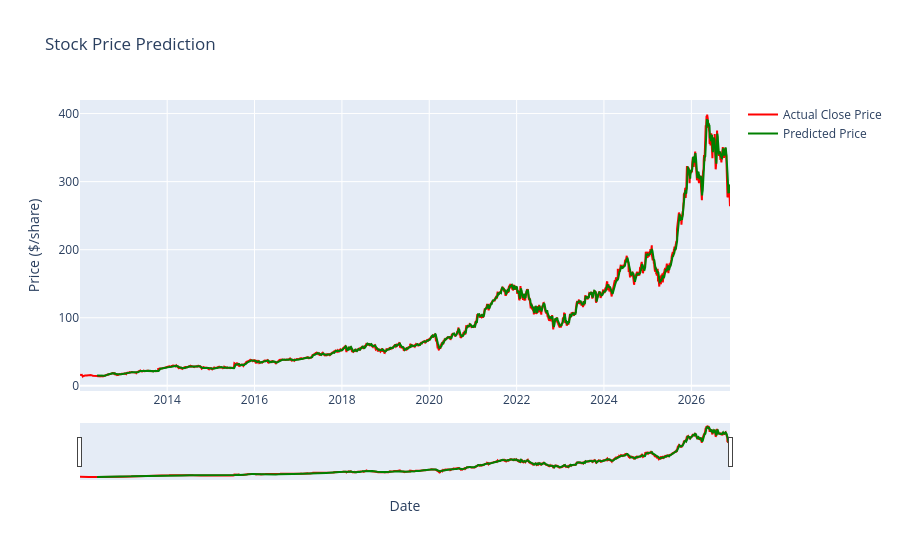

Notebook source saved alongside this figure:
### Code cell
import plotly.graph_objects as go


fig = go.Figure()

# Add actual close prices trace (red)
fig.add_trace(go.Scatter(
    x=combined_df['Date'],   
    y=combined_df['Close'],
    mode='lines',
    name='Actual Close Price',
    line=dict(color='red'),
))

# Add predicted prices trace (green)
fig.add_trace(go.Scatter(
    x=combined_df['Date'],  
    y=combined_df['Prediction'],
    mode='lines',
    name='Predicted Price',
    line=dict(color='green'),
))

# Update layout settings
fig.update_layout(
    title='Stock Price Prediction',
    xaxis_title='Date',
    yaxis_title='Price ($/share)',
    xaxis_rangeslider_visible=True,    
)

# Show the plot
fig.show()

### Figure 1 — Plotly figure (JSON) as saved in the notebook; plotly's stock layout.template omitted (floating-point values rounded to 4 significant figures; data arrays with more than 128 entries replaced by an {"elided": "..."} marker saying what was removed)
{"data": [{"line": {"color": "red"}, "mode": "lines", "name": "Actual Close Price", "type": "scatter", "x": {"elided": "3744 str values"}, "y": {"elided": "3744 float values"}}, {"line": {"color": "green"}, "mode": "lines", "name": "Predicted Price", "type": "scatter", "x": {"elided": "3744 str values"}, "y": {"elided": "3744 float values"}}], "layout": {"title": {"text": "Stock Price Prediction"}, "xaxis": {"rangeslider": {"visible": true}, "title": {"text": "Date"}}, "yaxis": {"title": {"text": "Price ($/share)"}}}}
